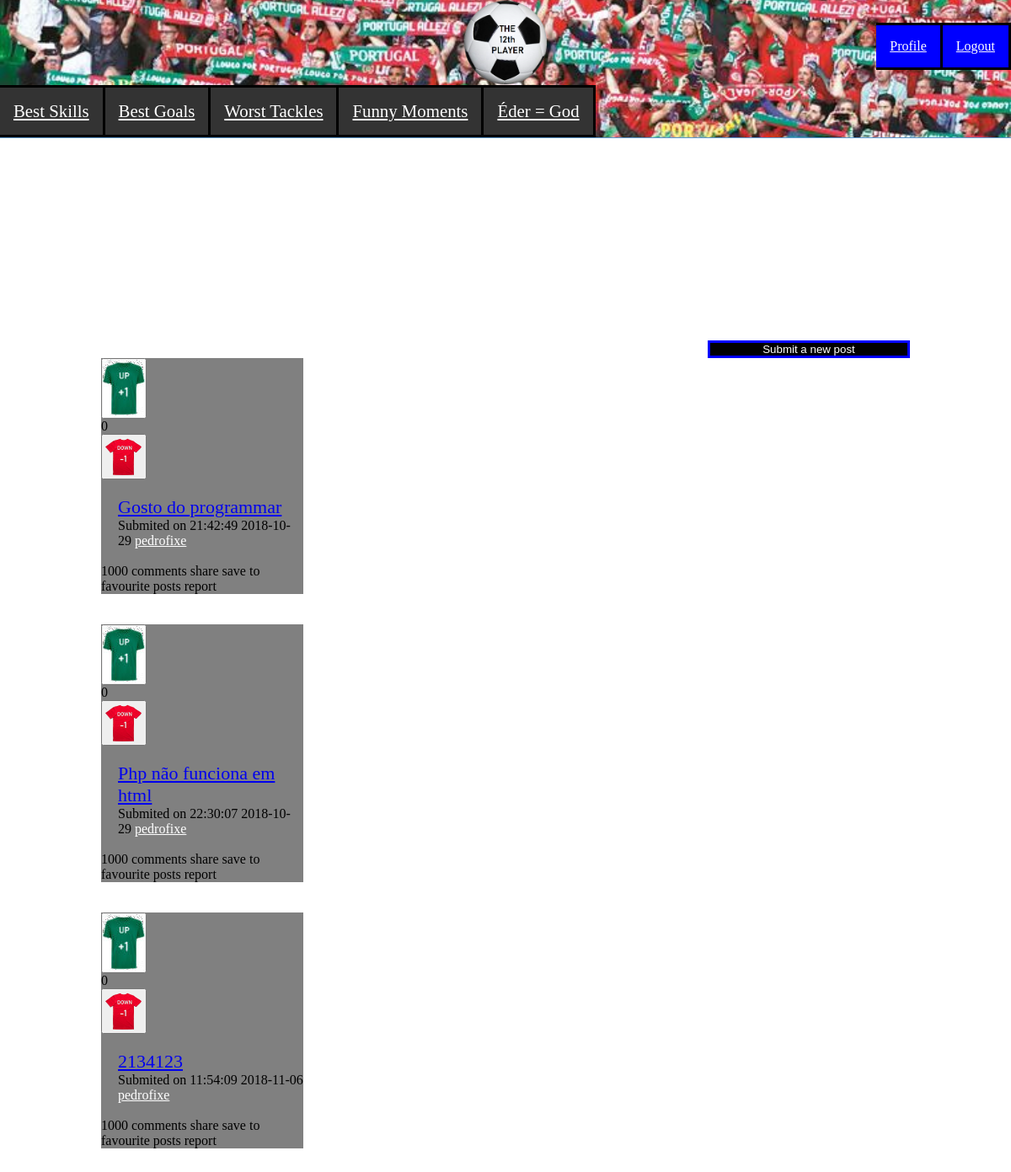
The app's page /POSTS.php with its own data.
### tables this page shows
CREATE TABLE Post (
	idPost		INTEGER NOT NULL PRIMARY KEY,
	idUser		INTEGER REFERENCES User (idUser),

	Title 		VARCHAR (100) NOT NULL,
	Text		VARCHAR (1000) NOT NULL,

	Link		VARCHAR NOT NULL,

	Date		INTEGER NOT NULL,

	Upvotes		INTEGER,
	Downvotes	INTEGER
);

CREATE TABLE User (
    idUser      INTEGER  NOT NULL PRIMARY KEY,

    username	VARCHAR (50) NOT NULL UNIQUE,
	password	VARCHAR NOT NULL,
	age 		INTEGER NOT NULL,
	email		VARCHAR (100) NOT NULL UNIQUE
);

### utilities.php (called while the page is built, shortened)
<?php
	function getUsernameFromID($dbh, $id)
	{
		$query = $dbh->prepare('SELECT * FROM User WHERE idUser = ?');
		$query->execute(array($id));
		$results = $query->fetchAll();
		return $results[0]['username'];
	}
?>

### POSTS.php (the view, shortened to what this page needs)
<?php
	include_once("utilities.php");
	$dbh = new PDO('sqlite:database.db');
	$dbh->setAttribute(PDO::ATTR_EMULATE_PREPARES, false);
	$query = $dbh->prepare('SELECT * from Post');
	$status = $query->execute();
	$posts = $query->fetchAll();
?>
<!DOCTYPE <!DOCTYPE html>
<html lang="en" dir="ltr">
<head>
	<link href="style.css" rel="stylesheet">
</head>
<body>
	<nav class='posts'>
		<div class = "logo">
			<a href="./index.php">
				<img src='./12th.png'>
			</a>
		</div>
		<div class= "posts2">
			<ul>
				<li><a href="#a">Best Skills</a></li>
				<li><a href=#b>Best Goals</a></li>
				<li><a href=#c>Worst Tackles </a></li>
				<li><a href=#d>Funny Moments </a></li>
				<li><a href=#e>Éder = God </a></li>
			</ul>
		</div>
		<div class="profileInPosts">
			<div>
				<ul>
					<li><a href="logout.php">Logout</a></li>
					<li><a href="profile.html">Profile</a></li>
				</ul>
			</div>
		</div>
	</nav>
		   <button class="submitButton">Submit a new post</button>
		   <div id="posts">
		   	<?php foreach($posts as $post) { ?>
		   		<div id="main" class="postPage">
		   			<div class='post'>
		   				<div class="post-votes">
		   					<div class='ball up' >
		   						<button onclick='getVotes(<?=$post['idUser']?>)' id='upVote()'>
		   							<img src="./upvote.jpg">
		   						</button>
		   					</div>
		   					<div id="numberOfVotes"><?=$post['Upvotes']-$post['Downvotes']?></div>
		   					<div class='ball down' id='downvote()'>
		   						<button onclick='downVote()' id='downVote()'>
		   							<img src="./downvote1.png">
		   						</button>
		   					</div>
		   				</div>
		   				<div class="post-body">
		   					<a href="postPage.php?id=<?=$post['idPost']?>" class='post-title'> <?=$post['Title']?> </a>
		   					<p> Submited on <?=date('H:i:s Y-m-d', $post['Date']);?> <a href="#" class='submitter'> <?=getUsernameFromID($dbh, $post['idUser']);?></a><br><br></p>
		   				</div>
		   				<div class='post-options'>
		   					<span>1000 comments</span>
		   					<span>share</span>
		   					<span>save to favourite posts</span>
		   					<span>report</span>
		   				</div>
		   			</div>
		   		</div>
		   		<br><br>
		   	<?php } ?>
		</body>
		</html>

### style.css (style rules this page uses)
* { margin: 0; padding: 0; }
.posts { display: grid; grid-auto-rows: auto; }
.postPage { display:grid; grid-auto-rows: auto; }
.posts { margin: 0; padding: 0; background-color: grey; border-bottom: solid #5f99cf; border-width: thin; position: relative; align-items: center; }
.profileInPosts { margin-top: -18%; }
.profileInPosts ul li { align-items: flex-end; background-color: blue; float: right; }
.profileInPosts ul li a { align-items: flex-end; color: white; background-color: blue; }
.logo { margin-left: auto; margin-right: auto; }
.posts2 ul li a { color: white; font-size: 130%; }
nav { background-image: url(pt.png); background-repeat: no-repeat; background-position: center; background-size: cover; width: 100%; border-bottom: solid; border-color: black; border-width:thick; }
nav ul { background-color: #333333; margin: 0; list-style: none; display: block; }
nav ul li { background-color: #333333; float: left; padding: 16px; display: block; display: inline-table; border-right: solid black; border-top: solid black; border-bottom: solid black; }
.submitButton { background-color: black; color: white; width: 20%; border: solid blue; margin-left: 70%; margin-top: 20%; }
.postPage { margin-left: 10%; margin-right: 70%; display: grid; grid-auto-rows: 100%; background-color: grey; z-index: 1; }
.post-body { margin-left: 20px; margin-top: 20px; }
.post-title { font-size: 22px; margin-top: -10px; }
.submitter { color: white; margin-top: 20%; }

### records on screen
post: $post['Upvotes']-$post['Downvotes'] "0", Title "Gosto do programmar", Date "21:42:49 2018-10-29", idUser.username "pedrofixe"
post: $post['Upvotes']-$post['Downvotes'] "0", Title "Php não funciona em html", Date "22:30:07 2018-10-29", idUser.username "pedrofixe"
post: $post['Upvotes']-$post['Downvotes'] "0", Title "2134123", Date "11:54:09 2018-11-06", idUser.username "pedrofixe"
